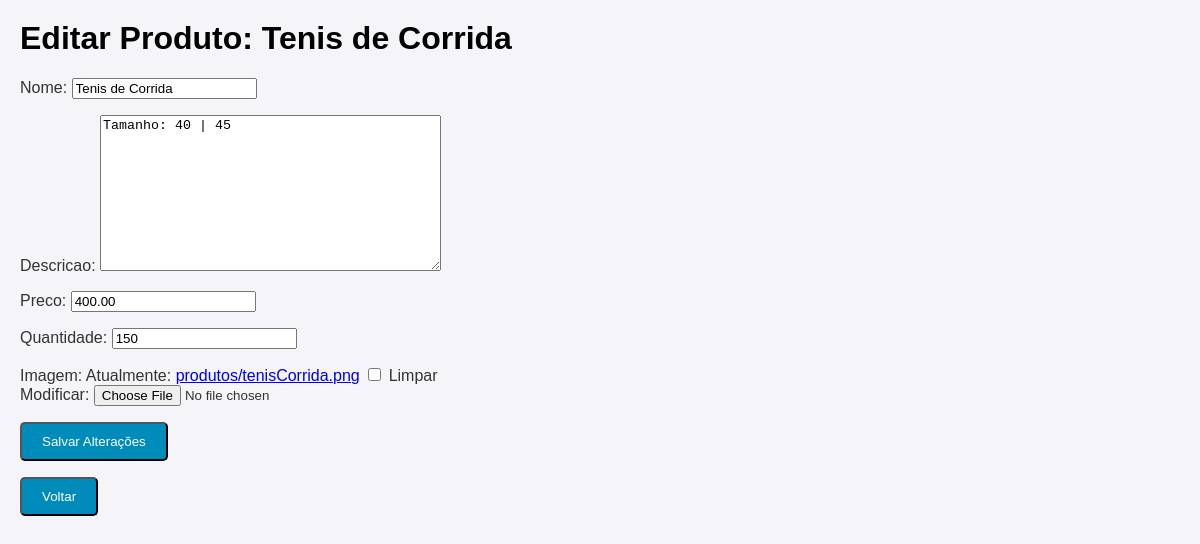
Screenshot of /editar/8/ with the database file from the repository.
### produtos/models.py (models this page shows, shortened)
class Produto(models.Model):
    nome = models.CharField(max_length=100)
    descricao = models.TextField()
    preco = models.DecimalField(max_digits=10, decimal_places=2)
    quantidade = models.IntegerField()
    imagem = models.ImageField(upload_to='produtos/', blank=True, null=True)

### produtos/views.py (the view)
# urls.py: path('editar/<int:id>/', views.editar_produto, name='editar_produto'),            #Editar produto
def editar_produto(request, id):
    produto = get_object_or_404(Produto, id=id)
    if request.method == 'POST':
        form = ProdutoForm(request.POST, instance=produto)
        if form.is_valid():
            form.save()
            return redirect('listar_produtos')  # Redireciona para a página de listagem
    else:
        form = ProdutoForm(instance=produto)
    return render(request, 'produtos/editar_produto.html', {'form': form, 'produto': produto})

### produtos/forms.py
class ProdutoForm(forms.ModelForm):
    class Meta:
        model = Produto
        fields = ['nome', 'descricao', 'preco', 'quantidade', 'imagem']

### produtos/templates/produtos/editar_produto.html (shortened to what this page needs)
<html lang="pt-br">
    {% load static %}
<link rel="stylesheet" href="{% static 'css/style.css' %}">
<head>
</head>
<body>
    <h1>Editar Produto: {{ produto.nome }}</h1>
    <form method="post">
        {{ form.as_p }}
        <button type="submit">Salvar Alterações</button>
    </form>
    <a href="{% url 'pagina_inicial' %}"><button>Voltar</button></a>
</body>
</html>

### static/css/style.css (style rules this page uses)
body { font-family: Arial, sans-serif; background-color: #f4f4f9; color: #333; margin: 0; padding: 20px; }
h1, h2 { color: #000000; }
button { background-color: #008CBA; color: white; padding: 10px 20px; border-radius: 5px; cursor: pointer; }

### rows the page displays
Produto: nome "Tenis de Corrida", descricao "Tamanho: 40 | 45", preco "400.00", quantidade "150"
